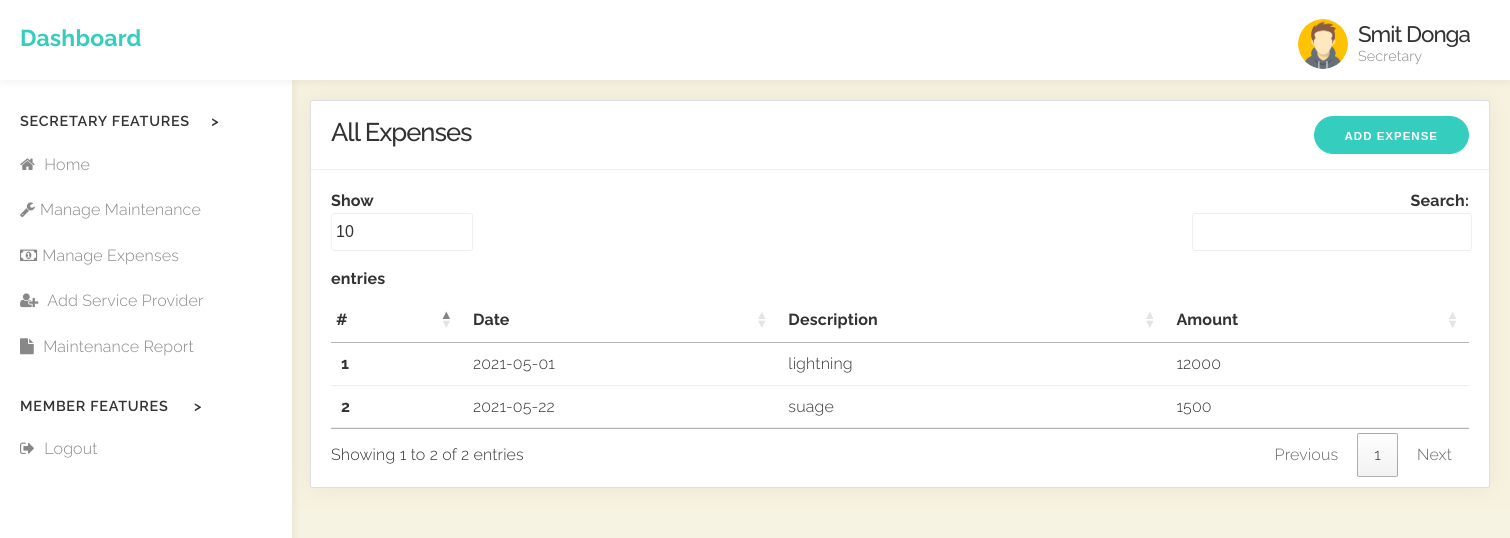
Screenshot of /Secretary/Manage_Expense.php (signed in) with the database file from the repository.
### tables this page shows
CREATE TABLE `tbl_expense` (
  `eid` int(11) NOT NULL,
  `mid` int(11) NOT NULL,
  `date` date NOT NULL,
  `description` varchar(50) NOT NULL,
  `amount` decimal(10,0) NOT NULL
);

### Secretary/Manage_Expense.php (the view, shortened to what this page needs)
<?php
include_once 'Secretary_Dashboard.php';
include_once '../validation.php';
?>
<!DOCTYPE html>
<html lang="en">
<head>
    <link rel="stylesheet" href="https://maxcdn.bootstrapcdn.com/bootstrap/4.5.2/css/bootstrap.min.css">
    <link href="https://cdnjs.cloudflare.com/ajax/libs/toastr.js/2.0.1/css/toastr.css" rel="stylesheet" />
    <link href="//cdn.datatables.net/1.10.24/css/jquery.dataTables.min.css" rel="stylesheet" type="text/css" />
    <link rel="stylesheet" type="text/css" href="https://cdn.datatables.net/1.10.15/css/jquery.dataTables.css">
    <link rel="stylesheet" href="../css/font-awesome.min.css">
    <link rel="stylesheet" href="../css/normalize.css">
    <link rel="stylesheet" href="../css/milligram.min.css">
    <link rel="stylesheet" href="../css/styles.css">
</head>
<body>
    <?php
    $m = $_SESSION['mid'];
    $result = mysqli_query($conn, "SELECT * From tbl_expense where mid='$m'"); ?>
    <div class="row grid-responsive" id="tbl">
        <div class="column ">
            <div class="card">
                <div class="card-title">
                    <button type="button" id="btnAdd_out" data-toggle="modal" data-target="#exampleModal" style="float: right; margin-bottom:0px;">Add Expense</button>
                    <h3>All Expenses</h3>
                </div>
                <div class="card-block">
                    <table id="UserTable">
                        <thead>
                            <tr>
                                <th scope="col" style="padding-left: 5px;">#</th>
                                <th>Date</th>
                                <th>Description</th>
                                <th>Amount</th>
                            </tr>
                        </thead>
                        <tbody>
                            <?php
                            $i = 1;
                            while ($data = mysqli_fetch_array($result)) {
                            ?>
                                <tr>
                                    <th scope="row" style="padding-left: 10px;"><?php echo $i; ?></th>
                                    <td><?php echo $data['date']; ?></td>
                                    <td><?php echo $data['description']; ?></td>
                                    <td><?php echo $data['amount']; ?></td>
                                <?php $i++;
                            } ?>
                                </tr>
                        </tbody>
                    </table>
                </div>
            </div>
        </div>
    </div>
</body>
</html>

### css/logincss.css (style rules this page uses)
* { box-sizing: border-box; }
html { background-color: #f7f2dfe7; }
body { background-color: #f7f2dfe7; }
button { background-color: #35cebe; color: #ffffff; border: none; padding: 10px 20px; font-size: 17px; font-family: Raleway; cursor: pointer; }
.column { float: left; width: 50%; padding: 10px; }
.row:after { content: ""; display: table; clear: both; }

### css/styles.css (style rules this page uses)
body { background: #f9f9f9; height: 100%; overflow-x: hidden; font-size: 1.6em; font-family: "Open Sans", "Helvetica Neue", Helvetica, Arial, sans-serif; color: #333; }
h1, h2, h3, h4, h5, h6 { font-weight: 500; letter-spacing: -.1rem; margin-bottom: 2.0rem; margin-top: 0; }
h3 { font-size: 1.6em; }
td, th { border-bottom: 0.1rem solid #eee; }
.button, button, input[type='button'], input[type='reset'], input[type='submit'] { background-color: #35cebe; border: 0.1rem solid #35cebe; border-radius: 499rem; font-size: 1.15rem; }
.card { background: #fff; box-shadow: 0px 0px 25px rgba(0, 0, 0, 0.05); margin-bottom: 2.2rem; }
.card .card-title { border-bottom: 1px solid #eee; padding: 15px 20px; }
.card .card-title h1, .card .card-title h2, .card .card-title h3, .card .card-title h4, .card .card-title h5, .card .card-title h6 { margin: 0; padding: 0; }
.card .card-block { padding: 10px 20px; }

### Secretary/Secretary_Dashboard.php (style rules this page uses)
* { font-family: Raleway; }

### Secretary/Manage_Expense.php (style rules this page uses)
#tbl { margin-left: 300px; margin-top: 100px; width: 1200px; }
body { background-color: #f7f2dfe7; }
body { font-family: Raleway; }

### rows the page displays
tbl_expense: date "2021-05-01", description "lightning", amount "12000"
tbl_expense: date "2021-05-22", description "suage", amount "1500"

### other values shown
$_SESSION['mname'] "Smit Donga"
